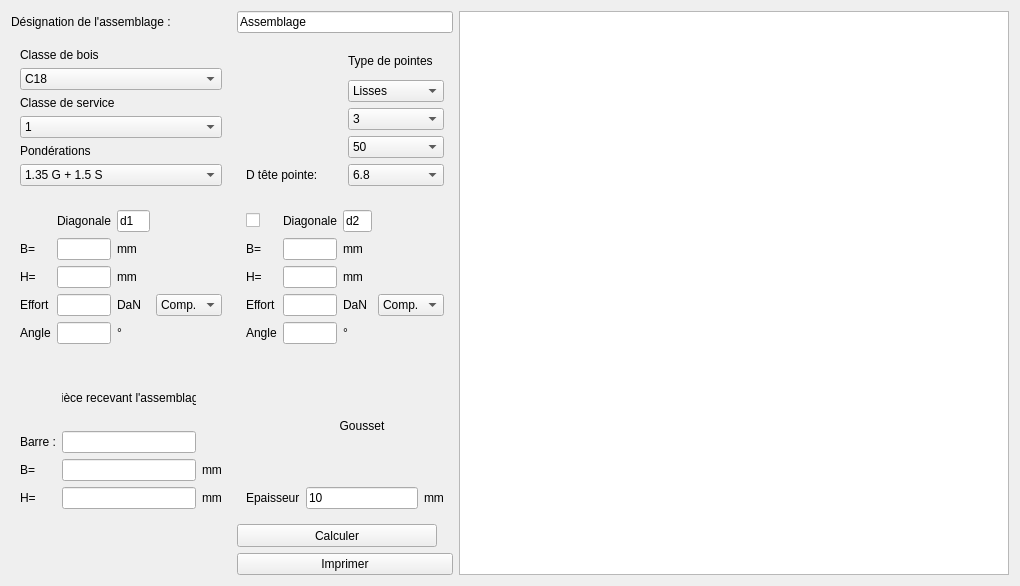
<?xml version="1.0" encoding="UTF-8"?>
<ui version="4.0">
 <class>Ass_gousset</class>
 <widget class="QWidget" name="Ass_gousset">
  <property name="geometry">
   <rect>
    <x>0</x>
    <y>0</y>
    <width>1020</width>
    <height>586</height>
   </rect>
  </property>
  <property name="windowTitle">
   <string>Form</string>
  </property>
  <layout class="QGridLayout" name="gridLayout_2">
   <item row="0" column="0">
    <widget class="QLabel" name="label_23">
     <property name="text">
      <string>Désignation de l'assemblage :</string>
     </property>
    </widget>
   </item>
   <item row="0" column="1">
    <widget class="QLineEdit" name="NomAss">
     <property name="maximumSize">
      <size>
       <width>250</width>
       <height>16777215</height>
      </size>
     </property>
     <property name="text">
      <string>Assemblage</string>
     </property>
    </widget>
   </item>
   <item row="0" column="2" rowspan="6">
    <widget class="QTextEdit" name="textEdit">
     <property name="minimumSize">
      <size>
       <width>550</width>
       <height>0</height>
      </size>
     </property>
    </widget>
   </item>
   <item row="1" column="0">
    <widget class="QWidget" name="widget" native="true">
     <property name="maximumSize">
      <size>
       <width>220</width>
       <height>16777215</height>
      </size>
     </property>
     <layout class="QGridLayout" name="gridLayout">
      <item row="1" column="0">
       <widget class="QComboBox" name="comboBox">
        <item>
         <property name="text">
          <string>C18</string>
         </property>
        </item>
        <item>
         <property name="text">
          <string>C22</string>
         </property>
        </item>
        <item>
         <property name="text">
          <string>C24</string>
         </property>
        </item>
       </widget>
      </item>
      <item row="0" column="0">
       <widget class="QLabel" name="label">
        <property name="text">
         <string>Classe de bois</string>
        </property>
       </widget>
      </item>
      <item row="2" column="0">
       <widget class="QLabel" name="label_2">
        <property name="text">
         <string>Classe de service</string>
        </property>
       </widget>
      </item>
      <item row="3" column="0">
       <widget class="QComboBox" name="comboBox_2">
        <item>
         <property name="text">
          <string>1</string>
         </property>
        </item>
        <item>
         <property name="text">
          <string>2</string>
         </property>
        </item>
        <item>
         <property name="text">
          <string>3</string>
         </property>
        </item>
       </widget>
      </item>
      <item row="4" column="0">
       <widget class="QLabel" name="label_3">
        <property name="text">
         <string>Pondérations</string>
        </property>
       </widget>
      </item>
      <item row="5" column="0">
       <widget class="QComboBox" name="comboPonderations">
        <item>
         <property name="text">
          <string>1.35 G + 1.5 S</string>
         </property>
        </item>
       </widget>
      </item>
     </layout>
    </widget>
   </item>
   <item row="1" column="1">
    <widget class="QWidget" name="widget_2" native="true">
     <property name="maximumSize">
      <size>
       <width>220</width>
       <height>16777215</height>
      </size>
     </property>
     <layout class="QGridLayout" name="gridLayout_3">
      <item row="0" column="1">
       <widget class="QLabel" name="label_4">
        <property name="text">
         <string>Type de pointes</string>
        </property>
       </widget>
      </item>
      <item row="3" column="1">
       <widget class="QComboBox" name="Lg_pointes">
        <item>
         <property name="text">
          <string>50</string>
         </property>
        </item>
        <item>
         <property name="text">
          <string>60</string>
         </property>
        </item>
        <item>
         <property name="text">
          <string>70</string>
         </property>
        </item>
        <item>
         <property name="text">
          <string>80</string>
         </property>
        </item>
        <item>
         <property name="text">
          <string>90</string>
         </property>
        </item>
        <item>
         <property name="text">
          <string>100</string>
         </property>
        </item>
        <item>
         <property name="text">
          <string>110</string>
         </property>
        </item>
       </widget>
      </item>
      <item row="1" column="1">
       <widget class="QComboBox" name="Type_pointes">
        <item>
         <property name="text">
          <string>Lisses</string>
         </property>
        </item>
        <item>
         <property name="text">
          <string>Annelées</string>
         </property>
        </item>
       </widget>
      </item>
      <item row="2" column="1">
       <widget class="QComboBox" name="D_pointes">
        <item>
         <property name="text">
          <string>3</string>
         </property>
        </item>
        <item>
         <property name="text">
          <string>3.5</string>
         </property>
        </item>
        <item>
         <property name="text">
          <string>4</string>
         </property>
        </item>
        <item>
         <property name="text">
          <string>4.5</string>
         </property>
        </item>
        <item>
         <property name="text">
          <string>5</string>
         </property>
        </item>
        <item>
         <property name="text">
          <string>5.5</string>
         </property>
        </item>
       </widget>
      </item>
      <item row="4" column="1">
       <widget class="QComboBox" name="D_tete_pointe">
        <item>
         <property name="text">
          <string>6.8</string>
         </property>
        </item>
        <item>
         <property name="text">
          <string>8</string>
         </property>
        </item>
       </widget>
      </item>
      <item row="4" column="0">
       <widget class="QLabel" name="label_32">
        <property name="text">
         <string>D tête pointe:</string>
        </property>
       </widget>
      </item>
     </layout>
    </widget>
   </item>
   <item row="2" column="0">
    <widget class="QWidget" name="widget_3" native="true">
     <property name="maximumSize">
      <size>
       <width>220</width>
       <height>16777215</height>
      </size>
     </property>
     <layout class="QGridLayout" name="gridLayout_4">
      <item row="3" column="1">
       <widget class="QLabel" name="label_6">
        <property name="text">
         <string>H=</string>
        </property>
       </widget>
      </item>
      <item row="3" column="2">
       <widget class="QLineEdit" name="lineEdit_H1"/>
      </item>
      <item row="3" column="3">
       <widget class="QLabel" name="label_7">
        <property name="text">
         <string>mm</string>
        </property>
       </widget>
      </item>
      <item row="1" column="2">
       <widget class="QLabel" name="label_5">
        <property name="text">
         <string>Diagonale</string>
        </property>
        <property name="alignment">
         <set>Qt::AlignCenter</set>
        </property>
       </widget>
      </item>
      <item row="5" column="1">
       <widget class="QLabel" name="label_15">
        <property name="text">
         <string>Effort</string>
        </property>
       </widget>
      </item>
      <item row="5" column="2">
       <widget class="QLineEdit" name="lineEdit_5"/>
      </item>
      <item row="5" column="3">
       <widget class="QLabel" name="label_16">
        <property name="text">
         <string>DaN</string>
        </property>
       </widget>
      </item>
      <item row="6" column="1">
       <widget class="QLabel" name="label_19">
        <property name="text">
         <string>Angle</string>
        </property>
       </widget>
      </item>
      <item row="6" column="2">
       <widget class="QLineEdit" name="lineEdit_7"/>
      </item>
      <item row="6" column="3">
       <widget class="QLabel" name="label_20">
        <property name="text">
         <string>°</string>
        </property>
       </widget>
      </item>
      <item row="5" column="4">
       <widget class="QComboBox" name="comptrac1">
        <item>
         <property name="text">
          <string>Comp.</string>
         </property>
        </item>
        <item>
         <property name="text">
          <string>Tract.</string>
         </property>
        </item>
       </widget>
      </item>
      <item row="2" column="2">
       <widget class="QLineEdit" name="lineEdit_B1"/>
      </item>
      <item row="2" column="3">
       <widget class="QLabel" name="label_9">
        <property name="text">
         <string>mm</string>
        </property>
       </widget>
      </item>
      <item row="2" column="1">
       <widget class="QLabel" name="label_8">
        <property name="text">
         <string>B=</string>
        </property>
       </widget>
      </item>
      <item row="1" column="3">
       <widget class="QLineEdit" name="Nom_diag_d1">
        <property name="text">
         <string>d1</string>
        </property>
       </widget>
      </item>
     </layout>
    </widget>
   </item>
   <item row="2" column="1">
    <widget class="QWidget" name="widget_4" native="true">
     <property name="maximumSize">
      <size>
       <width>220</width>
       <height>16777215</height>
      </size>
     </property>
     <layout class="QGridLayout" name="gridLayout_5">
      <item row="2" column="0">
       <widget class="QLabel" name="label_11">
        <property name="text">
         <string>H=</string>
        </property>
       </widget>
      </item>
      <item row="2" column="1">
       <widget class="QLineEdit" name="lineEdit_H2"/>
      </item>
      <item row="2" column="2">
       <widget class="QLabel" name="label_12">
        <property name="text">
         <string>mm</string>
        </property>
       </widget>
      </item>
      <item row="0" column="1">
       <widget class="QLabel" name="label_10">
        <property name="text">
         <string>Diagonale</string>
        </property>
        <property name="alignment">
         <set>Qt::AlignCenter</set>
        </property>
       </widget>
      </item>
      <item row="4" column="0">
       <widget class="QLabel" name="label_17">
        <property name="text">
         <string>Effort</string>
        </property>
       </widget>
      </item>
      <item row="4" column="1">
       <widget class="QLineEdit" name="lineEdit_6"/>
      </item>
      <item row="4" column="2">
       <widget class="QLabel" name="label_18">
        <property name="text">
         <string>DaN</string>
        </property>
       </widget>
      </item>
      <item row="5" column="0">
       <widget class="QLabel" name="label_21">
        <property name="text">
         <string>Angle</string>
        </property>
       </widget>
      </item>
      <item row="5" column="1">
       <widget class="QLineEdit" name="lineEdit_8"/>
      </item>
      <item row="5" column="2">
       <widget class="QLabel" name="label_22">
        <property name="text">
         <string>°</string>
        </property>
       </widget>
      </item>
      <item row="4" column="3">
       <widget class="QComboBox" name="comptrac2">
        <item>
         <property name="text">
          <string>Comp.</string>
         </property>
        </item>
        <item>
         <property name="text">
          <string>Tract</string>
         </property>
        </item>
       </widget>
      </item>
      <item row="1" column="1">
       <widget class="QLineEdit" name="lineEdit_B2"/>
      </item>
      <item row="1" column="0">
       <widget class="QLabel" name="label_13">
        <property name="text">
         <string>B=</string>
        </property>
       </widget>
      </item>
      <item row="1" column="2">
       <widget class="QLabel" name="label_14">
        <property name="text">
         <string>mm</string>
        </property>
       </widget>
      </item>
      <item row="0" column="0">
       <widget class="QCheckBox" name="checkBox">
        <property name="text">
         <string/>
        </property>
       </widget>
      </item>
      <item row="0" column="2">
       <widget class="QLineEdit" name="Nom_diag_d2">
        <property name="text">
         <string>d2</string>
        </property>
       </widget>
      </item>
     </layout>
    </widget>
   </item>
   <item row="3" column="0">
    <widget class="QWidget" name="widget_5" native="true">
     <property name="maximumSize">
      <size>
       <width>220</width>
       <height>16777215</height>
      </size>
     </property>
     <layout class="QGridLayout" name="gridLayout_6">
      <item row="2" column="1">
       <widget class="QLineEdit" name="lineEdit_Bentrait"/>
      </item>
      <item row="3" column="1">
       <widget class="QLineEdit" name="lineEdit_Hentrait"/>
      </item>
      <item row="3" column="0">
       <widget class="QLabel" name="label_24">
        <property name="text">
         <string>H=</string>
        </property>
       </widget>
      </item>
      <item row="2" column="0">
       <widget class="QLabel" name="label_25">
        <property name="text">
         <string>B=</string>
        </property>
       </widget>
      </item>
      <item row="0" column="1">
       <widget class="QLabel" name="label_26">
        <property name="text">
         <string>Pièce recevant l'assemblage</string>
        </property>
        <property name="alignment">
         <set>Qt::AlignCenter</set>
        </property>
       </widget>
      </item>
      <item row="2" column="2">
       <widget class="QLabel" name="label_27">
        <property name="text">
         <string>mm</string>
        </property>
       </widget>
      </item>
      <item row="3" column="2">
       <widget class="QLabel" name="label_28">
        <property name="text">
         <string>mm</string>
        </property>
       </widget>
      </item>
      <item row="1" column="0">
       <widget class="QLabel" name="label_33">
        <property name="text">
         <string>Barre :</string>
        </property>
       </widget>
      </item>
      <item row="1" column="1">
       <widget class="QLineEdit" name="Nom_barre_entrait"/>
      </item>
     </layout>
    </widget>
   </item>
   <item row="3" column="1">
    <widget class="QWidget" name="widget_6" native="true">
     <property name="maximumSize">
      <size>
       <width>220</width>
       <height>16777215</height>
      </size>
     </property>
     <layout class="QGridLayout" name="gridLayout_7">
      <item row="1" column="0">
       <widget class="QLabel" name="label_30">
        <property name="text">
         <string>Epaisseur</string>
        </property>
       </widget>
      </item>
      <item row="1" column="1">
       <widget class="QLineEdit" name="lineEdit_ep_agglo">
        <property name="text">
         <string>10</string>
        </property>
       </widget>
      </item>
      <item row="0" column="1">
       <widget class="QLabel" name="label_29">
        <property name="text">
         <string>Gousset</string>
        </property>
        <property name="alignment">
         <set>Qt::AlignCenter</set>
        </property>
       </widget>
      </item>
      <item row="1" column="2">
       <widget class="QLabel" name="label_31">
        <property name="text">
         <string>mm</string>
        </property>
       </widget>
      </item>
     </layout>
    </widget>
   </item>
   <item row="4" column="1">
    <widget class="QPushButton" name="Calculer">
     <property name="minimumSize">
      <size>
       <width>197</width>
       <height>23</height>
      </size>
     </property>
     <property name="maximumSize">
      <size>
       <width>200</width>
       <height>16777215</height>
      </size>
     </property>
     <property name="sizeIncrement">
      <size>
       <width>0</width>
       <height>0</height>
      </size>
     </property>
     <property name="baseSize">
      <size>
       <width>0</width>
       <height>0</height>
      </size>
     </property>
     <property name="text">
      <string>Calculer</string>
     </property>
    </widget>
   </item>
   <item row="5" column="1">
    <widget class="QPushButton" name="bouton_Imp">
     <property name="text">
      <string>Imprimer</string>
     </property>
    </widget>
   </item>
  </layout>
 </widget>
 <resources/>
 <connections/>
</ui>
